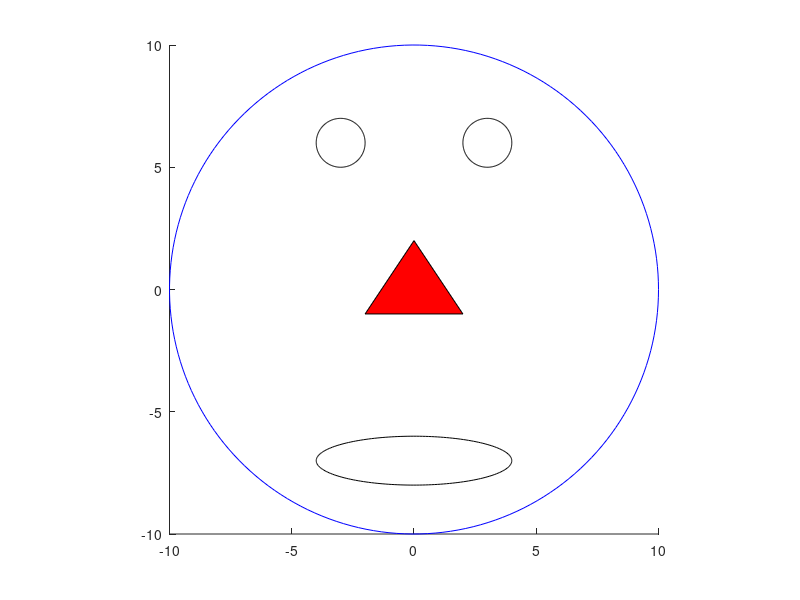

Reproduce this figure in MATLAB.
%% prob5b.m
%
% this is a script to draw the face with nose patch
%

%% Set-Up
% script options
save_bool = true;

points = [-2 2 0; -1 -1 2];

%% Plotting
% parametrization
t = linspace(0, 2*pi, 200);

fig = figure(1);
% configuration patch
patch(points(1,:), points(2,:), 'red'); hold on

% the other face components
plot(10*cos(t), 10*sin(t), 'b-'); hold on;
plot(cos(t) + 3, sin(t) + 6, 'k-'); hold on;
plot(cos(t) - 3, sin(t) + 6, 'k-'); hold on;
plot(4*cos(t), sin(t) - 7, 'k-'); hold on;
hold off; axis square


%% Saving
if save_bool
    saveas(fig, 'prob5b.png');
    disp('Saved figure: prob5b.png');
end
